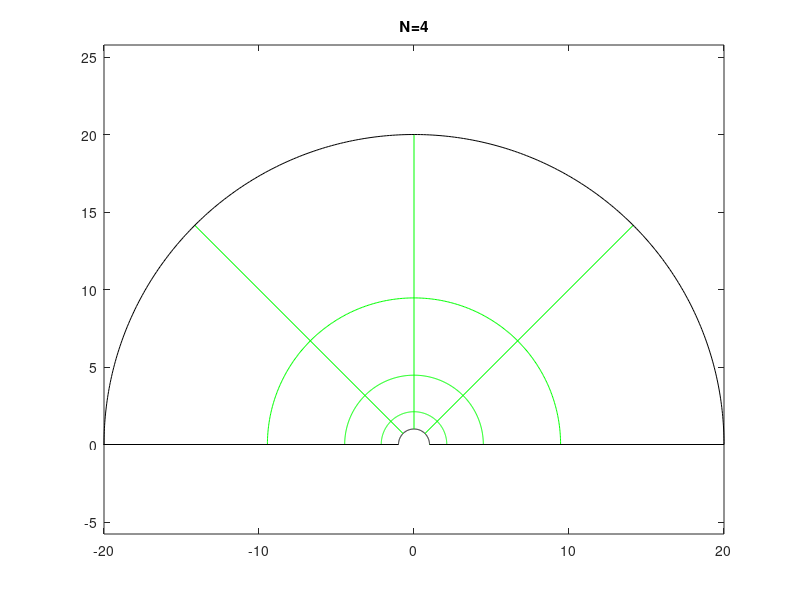

Recreate this plot in MATLAB. (Note: this script raises an error after producing the figure.)
clear;clc;clf;close all;t=cputime;


%========================Intitail Setup===================================%
Nmax=16;Cl=1;
for n=2:log2(Nmax)
    N = 2^n; Na=(N+1)^2;
    A = sparse(1:Na,1:Na,1);
    q = zeros(Na,1);
    %
    R0=1;R1=20*R0;
    dr=(R1-R0)/N;ds=1/N;
    %
    theta0=0;theta1=pi;
    dtheta=(theta1-theta0)/N;
    %
    p_inf=0;U_inf=1;rho=1;
    Q=0.5*rho*U_inf^2; % dynamic pressure
    
% GRID GENERATE
%============================Global Domain================================%

figure(1)
ang = 0:0.01:pi;

for i=1:N+1
    s=(i-1)*ds; r=R0*(R1/R0)^s;
    x=0;dx = r*cos(ang);
    y=0;dy = r*sin(ang);
        
    if i==1 || i==N+1
        %plot out the hangar and farfield boundary  
        plot(x+dx,y+dy,'k');hold on
    else
        %plot out the semi-circles per r+dr  
        plot(x+dx,y+dy,'g');hold on
    end
    
    if i<=N
        %plot out the radial lines per theta+dtheta
        x0 = R0*cos(((i-1)/N)*pi);
        y0 = R0*sin(((i-1)/N)*pi);
        x1 = R1*cos(((i-1)/N)*pi);
        y1 = R1*sin(((i-1)/N)*pi);
        plot([x0 x1],[y0 y1],'g');hold on
    else
        %plot out the ground boundary
        plot([R0 R1],[y y],'k');hold on
        plot([-R0 -R1],[y y],'k');hold on
        axis equal tight
        title(['N=' num2str(N)])
    end
end

%
%SOLVING THE PDE EQUATION    
%=========================Build up the matrices===========================%
 
for j=1:N+1
    
    s=(j-1)*ds;
    
    %======================== Filled up the A matrix =====================%
    if j>=2 && j<=N
        for i=2:N    
            m=(j-1)*(N+1)+i;         
            C1 = (log(R1/R0)*(R1/R0)^s)^-2;            
            C2 = (R1/R0)^-(2*s);       
            % A matrix
            A(m,m)=-2*(C1*ds^-2 + C2*dtheta^-2);  
            A(m,m+1)= C1*ds^-2;          % East side                      
            A(m,m-1)= C1*ds^-2;          % West side                      
            A(m,m+(N+1))= C2*dtheta^-2;  % North side
            A(m,m-(N+1))= C2*dtheta^-2;  % South side
            % Source term matrix
            q(m)=0;        
        end        
    end  
    
    %========================= Boundary Conditions =======================%
    %hanger
    m=(j-1)*(N+1)+1;q(m,1)=0;
    %farfield
    m=(j-1)*(N+1)+N+1;q(m,1)=R1*sin((j-1)*dtheta);
    %grounds
    q(j,1)=0;m=N*(N+1)+j;q(m,1)=0;
        
end

%==========================Solve the Psi Matrix===========================%

psi=A\q;

for i=1:N+1
    s=(i-1)*ds;
    for j=1:N+1
        m=(j-1)*(N+1)+i;
        Psi(N+2-j,i)=psi(m,1);
        r=R0*(R1/R0)^s;
        x(j,i)=r*cos(theta0+(j-1)*dtheta);
        y(j,i)=r*sin(theta0+(j-1)*dtheta);       
    end
end

% POST PROCESSES
% =================== Calculate the Pressure Coefficient ================ %
for i=1:N+1
    C1 = (log(R1/R0)*(R1/R0)^(2*ds))^-1;
    C2 = (log(R1/R0)*(R1/R0)^ds)^-1;
    V_theta = -(-C1*Psi(i,3)+C2*4*Psi(i,2)-3*Psi(i,1))/(2*ds);
    p=p_inf + Q - 0.5*rho*V_theta^2 ;%pressure on the hanger  
    Cp(i)=(p-p_inf)/Q; CP{n-1}=Cp;
end

% =================== Calculate the Coefficient of lift ================= %
Cl_new=((2*R0)^-1)*trap_int(-Cp.*sin(theta0:dtheta:theta1),theta0,theta1,N);
error_Cl(n-1)=abs(Cl_new-Cl)/Cl_new; Cl=Cl_new;

end

% Plot the streamlines
figure(1)
contour(x,y,Psi); axis equal tight; xlabel('r')
title(['Streamlines for N=' num2str(N)])

% Plot the contour
figure(2)
contourf(x,y,Psi); axis equal tight; xlabel('r')
title(['Contour of Stream Function for N=' num2str(N)]); colorbar

% Plot the Cl converges vs. N number
figure(3)
semilogy(2.^(2:n),error_Cl);grid on;
xlabel('Number of N');ylabel('Error of Cl');
title('Error of Cl vs. Number of N')

% Plot the Pressure Coefficient
figure(4)

for n=1:n-1
     N = 2^(n+1)+1;
     x_p=linspace(-R0,R0,N); %x_p = x axis for pressure diagram
     plot(x_p,CP{n},'-.');
     Legend{n}=strcat('N=', num2str(2^(n+1)));
end
xlabel('location on the hanger');ylabel('Cp');
title('Coefficient of pressure');legend(Legend{n},'Location','SouthEast');


Cl;
runtime = cputime-t







